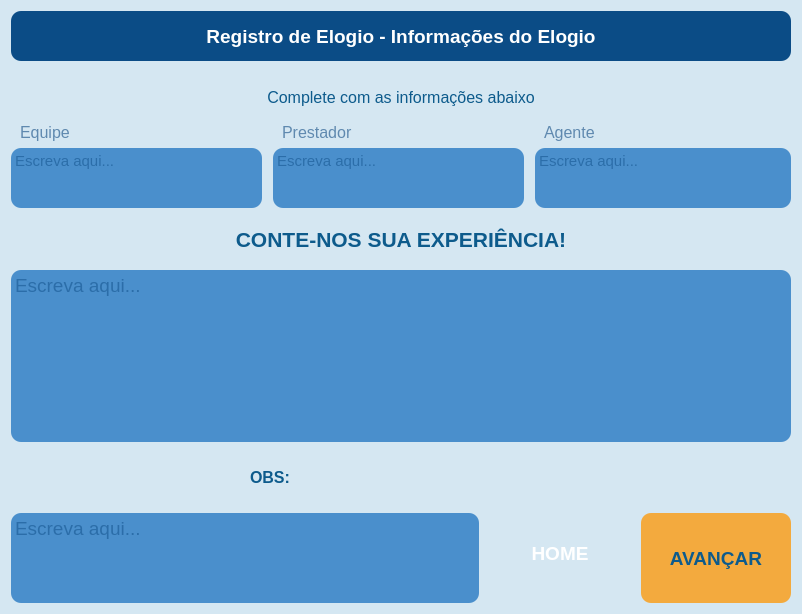
        <widget class="QFrame" name="frame_elogio_all">
         <property name="minimumSize">
          <size>
           <width>0</width>
           <height>0</height>
          </size>
         </property>
         <property name="maximumSize">
          <size>
           <width>16777215</width>
           <height>16777215</height>
          </size>
         </property>
         <property name="styleSheet">
          <string notr="true">background-color:#D5E7F2;
color: rgb(255, 255, 255);
border: rgb(0, 0, 127);
border-radius: 10px;</string>
         </property>
         <property name="frameShape">
          <enum>QFrame::NoFrame</enum>
         </property>
         <property name="frameShadow">
          <enum>QFrame::Raised</enum>
         </property>
         <layout class="QGridLayout" name="gridLayout_10">
          <item row="1" column="0" colspan="3">
           <widget class="QLabel" name="label_35">
            <property name="minimumSize">
             <size>
              <width>0</width>
              <height>40</height>
             </size>
            </property>
            <property name="font">
             <font>
              <pointsize>12</pointsize>
             </font>
            </property>
            <property name="acceptDrops">
             <bool>false</bool>
            </property>
            <property name="layoutDirection">
             <enum>Qt::LeftToRight</enum>
            </property>
            <property name="styleSheet">
             <string notr="true">color: #0D5B8C;</string>
            </property>
            <property name="text">
             <string>Complete com as informações abaixo</string>
            </property>
            <property name="alignment">
             <set>Qt::AlignCenter</set>
            </property>
           </widget>
          </item>
          <item row="9" column="0" colspan="3">
           <widget class="QPlainTextEdit" name="plainTextEdit_3">
            <property name="minimumSize">
             <size>
              <width>0</width>
              <height>80</height>
             </size>
            </property>
            <property name="maximumSize">
             <size>
              <width>16777215</width>
              <height>16777215</height>
             </size>
            </property>
            <property name="font">
             <font>
              <pointsize>14</pointsize>
             </font>
            </property>
            <property name="styleSheet">
             <string notr="true">QPlainTextEdit {
color: rgb(11, 76, 134);
border-color: rgb(242, 163, 65);
background-color: rgb(74, 143, 204);
margin-top: 10px;
margin-bottom: 10px;
}
QPlainTextEdit:focus{
border: 3px solid #F2A341;
}</string>
            </property>
            <property name="frameShape">
             <enum>QFrame::NoFrame</enum>
            </property>
            <property name="tabChangesFocus">
             <bool>true</bool>
            </property>
            <property name="cursorWidth">
             <number>1</number>
            </property>
            <property name="placeholderText">
             <string notr="true">Escreva aqui...</string>
            </property>
           </widget>
          </item>
          <item row="11" column="0" rowspan="2" colspan="3">
           <layout class="QHBoxLayout" name="horizontalLayout_8">
            <item>
             <widget class="QPlainTextEdit" name="plainTextEdit_6">
              <property name="minimumSize">
               <size>
                <width>0</width>
                <height>0</height>
               </size>
              </property>
              <property name="maximumSize">
               <size>
                <width>16777215</width>
                <height>100</height>
               </size>
              </property>
              <property name="font">
               <font>
                <pointsize>14</pointsize>
               </font>
              </property>
              <property name="styleSheet">
               <string notr="true">QPlainTextEdit {
color: rgb(11, 76, 134);
border-color: rgb(242, 163, 65);
background-color: rgb(74, 143, 204);
margin-top:10px
}
QPlainTextEdit:focus{
border: 3px solid #F2A341;
}</string>
              </property>
              <property name="frameShape">
               <enum>QFrame::NoFrame</enum>
              </property>
              <property name="tabChangesFocus">
               <bool>true</bool>
              </property>
              <property name="placeholderText">
               <string>Escreva aqui...</string>
              </property>
             </widget>
            </item>
            <item>
             <widget class="QPushButton" name="btn_voltar_2">
              <property name="minimumSize">
               <size>
                <width>150</width>
                <height>50</height>
               </size>
              </property>
              <property name="maximumSize">
               <size>
                <width>16777215</width>
                <height>120</height>
               </size>
              </property>
              <property name="font">
               <font>
                <pointsize>14</pointsize>
                <weight>75</weight>
                <bold>true</bold>
               </font>
              </property>
              <property name="cursor">
               <cursorShape>PointingHandCursor</cursorShape>
              </property>
              <property name="styleSheet">
               <string notr="true">\a\QPushButton{
background-color: #F3AA3E;
color: #0D5B8C;
border-radius: 10px;
margin-top:10px
}
QPushButton:pressed{
border: 5px solid #0B4C86;
}\\a</string>
              </property>
              <property name="text">
               <string>HOME</string>
              </property>
             </widget>
            </item>
            <item>
             <widget class="QPushButton" name="btn_enviar_3">
              <property name="enabled">
               <bool>true</bool>
              </property>
              <property name="sizePolicy">
               <sizepolicy hsizetype="Minimum" vsizetype="Fixed">
                <horstretch>0</horstretch>
                <verstretch>0</verstretch>
               </sizepolicy>
              </property>
              <property name="minimumSize">
               <size>
                <width>150</width>
                <height>50</height>
               </size>
              </property>
              <property name="maximumSize">
               <size>
                <width>200</width>
                <height>120</height>
               </size>
              </property>
              <property name="font">
               <font>
                <pointsize>14</pointsize>
                <weight>75</weight>
                <bold>true</bold>
               </font>
              </property>
              <property name="cursor">
               <cursorShape>PointingHandCursor</cursorShape>
              </property>
              <property name="focusPolicy">
               <enum>Qt::StrongFocus</enum>
              </property>
              <property name="styleSheet">
               <string notr="true">QPushButton{
background-color: #F3AA3E;
color: #0D5B8C;
border-radius: 10px;
margin-top:10px
}
QPushButton:pressed{
border: 5px solid #0B4C86;
}</string>
              </property>
              <property name="text">
               <string>AVANÇAR</string>
              </property>
              <property name="autoExclusive">
               <bool>true</bool>
              </property>
              <property name="autoDefault">
               <bool>true</bool>
              </property>
              <property name="default">
               <bool>false</bool>
              </property>
              <property name="flat">
               <bool>false</bool>
              </property>
             </widget>
            </item>
           </layout>
          </item>
          <item row="0" column="0" colspan="3">
           <widget class="QLabel" name="label_36">
            <property name="enabled">
             <bool>true</bool>
            </property>
            <property name="minimumSize">
             <size>
              <width>0</width>
              <height>60</height>
             </size>
            </property>
            <property name="maximumSize">
             <size>
              <width>16777215</width>
              <height>85</height>
             </size>
            </property>
            <property name="font">
             <font>
              <pointsize>14</pointsize>
              <weight>75</weight>
              <bold>true</bold>
             </font>
            </property>
            <property name="layoutDirection">
             <enum>Qt::LeftToRight</enum>
            </property>
            <property name="styleSheet">
             <string notr="true">background-color: #0B4C86;
color: rgb(255, 255, 255);
border: #F2A341;
border-radius: 10px;
margin-bottom: 10px;</string>
            </property>
            <property name="frameShadow">
             <enum>QFrame::Plain</enum>
            </property>
            <property name="lineWidth">
             <number>1</number>
            </property>
            <property name="text">
             <string>Registro de Elogio - Informações do Elogio</string>
            </property>
            <property name="alignment">
             <set>Qt::AlignCenter</set>
            </property>
           </widget>
          </item>
          <item row="8" column="0" colspan="3">
           <widget class="QLabel" name="label_37">
            <property name="minimumSize">
             <size>
              <width>0</width>
              <height>40</height>
             </size>
            </property>
            <property name="font">
             <font>
              <pointsize>16</pointsize>
              <weight>75</weight>
              <bold>true</bold>
             </font>
            </property>
            <property name="acceptDrops">
             <bool>false</bool>
            </property>
            <property name="layoutDirection">
             <enum>Qt::LeftToRight</enum>
            </property>
            <property name="styleSheet">
             <string notr="true">color: #0D5B8C;
margin-top: 10px</string>
            </property>
            <property name="text">
             <string>CONTE-NOS SUA EXPERIÊNCIA!</string>
            </property>
            <property name="alignment">
             <set>Qt::AlignCenter</set>
            </property>
           </widget>
          </item>
          <item row="3" column="2">
           <widget class="QPlainTextEdit" name="et_nome_ag_5">
            <property name="sizePolicy">
             <sizepolicy hsizetype="Expanding" vsizetype="Expanding">
              <horstretch>0</horstretch>
              <verstretch>0</verstretch>
             </sizepolicy>
            </property>
            <property name="minimumSize">
             <size>
              <width>0</width>
              <height>30</height>
             </size>
            </property>
            <property name="maximumSize">
             <size>
              <width>16777215</width>
              <height>60</height>
             </size>
            </property>
            <property name="font">
             <font>
              <pointsize>11</pointsize>
             </font>
            </property>
            <property name="layoutDirection">
             <enum>Qt::LeftToRight</enum>
            </property>
            <property name="autoFillBackground">
             <bool>false</bool>
            </property>
            <property name="styleSheet">
             <string notr="true">QPlainTextEdit {
color: rgb(11, 76, 134);
border-color: rgb(242, 163, 65);
background-color: rgb(74, 143, 204);
}
QPlainTextEdit:focus{
border: 3px solid #F2A341;
}</string>
            </property>
            <property name="frameShape">
             <enum>QFrame::NoFrame</enum>
            </property>
            <property name="tabChangesFocus">
             <bool>true</bool>
            </property>
            <property name="placeholderText">
             <string>Escreva aqui...</string>
            </property>
           </widget>
          </item>
          <item row="3" column="0">
           <widget class="QPlainTextEdit" name="et_nome_eq_5">
            <property name="sizePolicy">
             <sizepolicy hsizetype="Expanding" vsizetype="Expanding">
              <horstretch>0</horstretch>
              <verstretch>0</verstretch>
             </sizepolicy>
            </property>
            <property name="minimumSize">
             <size>
              <width>0</width>
              <height>30</height>
             </size>
            </property>
            <property name="maximumSize">
             <size>
              <width>16777215</width>
              <height>60</height>
             </size>
            </property>
            <property name="font">
             <font>
              <pointsize>11</pointsize>
             </font>
            </property>
            <property name="styleSheet">
             <string notr="true">QPlainTextEdit {
color: rgb(11, 76, 134);
border-color: rgb(242, 163, 65);
background-color: rgb(74, 143, 204);
margin-right:5px;
}
QPlainTextEdit:focus{
border: 3px solid #F2A341;
}</string>
            </property>
            <property name="frameShape">
             <enum>QFrame::NoFrame</enum>
            </property>
            <property name="tabChangesFocus">
             <bool>true</bool>
            </property>
            <property name="placeholderText">
             <string>Escreva aqui...</string>
            </property>
           </widget>
          </item>
          <item row="3" column="1">
           <widget class="QPlainTextEdit" name="et_nome_pres">
            <property name="minimumSize">
             <size>
              <width>0</width>
              <height>30</height>
             </size>
            </property>
            <property name="maximumSize">
             <size>
              <width>16777215</width>
              <height>60</height>
             </size>
            </property>
            <property name="font">
             <font>
              <pointsize>11</pointsize>
             </font>
            </property>
            <property name="styleSheet">
             <string notr="true">QPlainTextEdit {
color: rgb(11, 76, 134);
border-color: rgb(242, 163, 65);
background-color: rgb(74, 143, 204);
margin-right:5px;
}
QPlainTextEdit:focus{
border: 3px solid #F2A341;
}</string>
            </property>
            <property name="frameShape">
             <enum>QFrame::NoFrame</enum>
            </property>
            <property name="tabChangesFocus">
             <bool>true</bool>
            </property>
            <property name="placeholderText">
             <string>Escreva aqui...</string>
            </property>
           </widget>
          </item>
          <item row="2" column="0">
           <widget class="QLabel" name="label_38">
            <property name="font">
             <font>
              <pointsize>12</pointsize>
             </font>
            </property>
            <property name="styleSheet">
             <string notr="true">color: #5f89af;
margin-left:5px;
font-size: clamp(1.75rem, 3vw, 2.1rem);
</string>
            </property>
            <property name="text">
             <string>Equipe</string>
            </property>
           </widget>
          </item>
          <item row="2" column="1">
           <widget class="QLabel" name="label_39">
            <property name="font">
             <font>
              <pointsize>12</pointsize>
             </font>
            </property>
            <property name="styleSheet">
             <string notr="true">color: #5f89af;
margin-left:5px;
font-size: clamp(1.75rem, 3vw, 2.1rem);
</string>
            </property>
            <property name="text">
             <string>Prestador</string>
            </property>
           </widget>
          </item>
          <item row="2" column="2">
           <widget class="QLabel" name="label_40">
            <property name="font">
             <font>
              <pointsize>12</pointsize>
             </font>
            </property>
            <property name="styleSheet">
             <string notr="true">color: #5f89af;
margin-left:5px;
font-size: clamp(1.75rem, 3vw, 2.1rem);
</string>
            </property>
            <property name="text">
             <string>Agente</string>
            </property>
           </widget>
          </item>
          <item row="10" column="0" colspan="2">
           <widget class="QLabel" name="label_41">
            <property name="minimumSize">
             <size>
              <width>0</width>
              <height>0</height>
             </size>
            </property>
            <property name="font">
             <font>
              <pointsize>12</pointsize>
              <weight>75</weight>
              <bold>true</bold>
             </font>
            </property>
            <property name="styleSheet">
             <string notr="true">color: #0D5B8C;
margin: 10px</string>
            </property>
            <property name="midLineWidth">
             <number>0</number>
            </property>
            <property name="text">
             <string>OBS:</string>
            </property>
            <property name="alignment">
             <set>Qt::AlignCenter</set>
            </property>
           </widget>
          </item>
         </layout>
        </widget>
